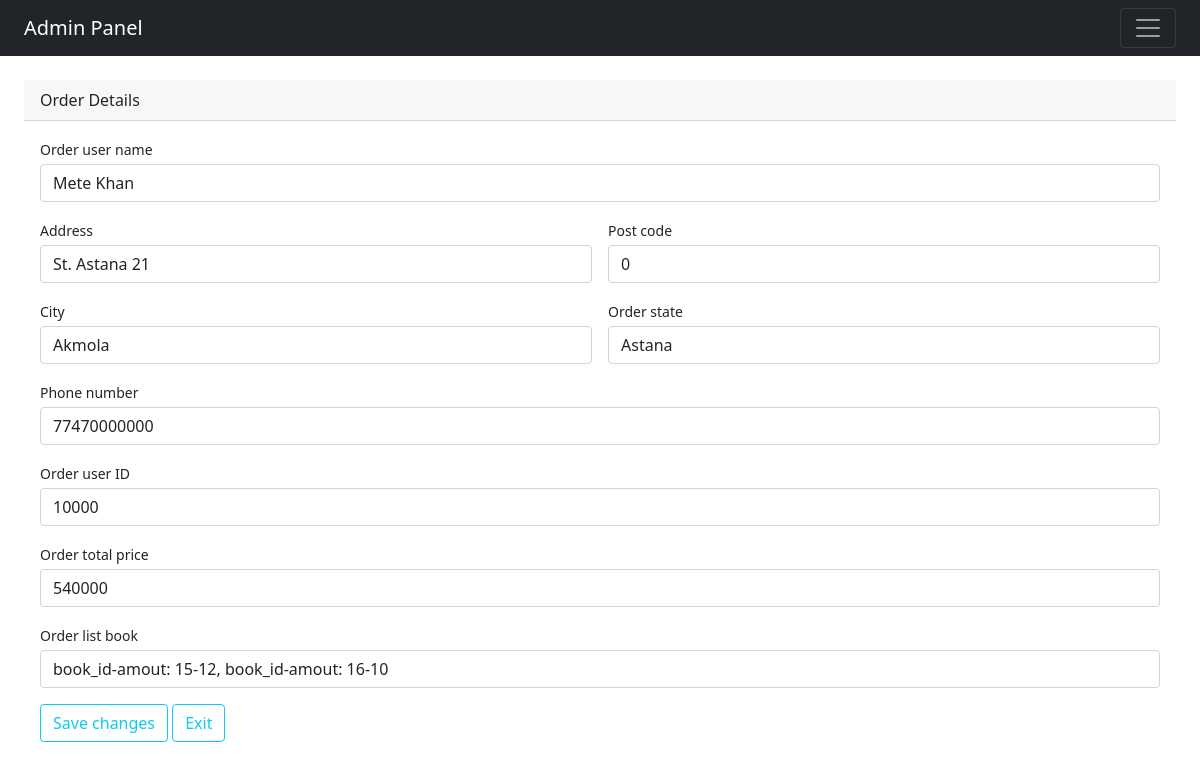
/admin/order_edit.php?id=8 (signed in), run on the app's committed database.
### tables this page shows
CREATE TABLE `order_table` (
  `order_id` int NOT NULL AUTO_INCREMENT,
  `order_name` varchar(30) NOT NULL,
  `order_address` varchar(200) NOT NULL,
  `order_pincode` int NOT NULL,
  `order_city` varchar(30) NOT NULL,
  `order_state` varchar(30) NOT NULL,
  `order_mobile` varchar(15) NOT NULL,
  `order_register_id` int NOT NULL,
  `order_total_price` int NOT NULL,
  `order_list_books` longtext NOT NULL,
  PRIMARY KEY (`order_id`)
);

### admin/functions/process_order_edit_data.php (called while the page is built)
<?php
    $id = $_GET['id'];
    $order_query = "SELECT * FROM `order_table` WHERE `order_id` = '$id'";
    $result = mysqli_query($connection_database, $order_query);
    $order_row = mysqli_fetch_assoc($result);
?>

### admin/order_edit.php (the view, shortened to what this page needs)
<?php
    include("includes/header.php");
    include("../includes/connection.php");
    include("functions/process_order_edit_data.php");
?>
        <div class="container-fluid px-4 mt-4">
            <form action="functions/process_order_edit.php" method="POST" enctype="multipart/form-data">
                <div class=" mb-4">
                    <div class="card-header">Order Details</div>
                        <div class="card-body">
                            <div class="mb-3">
                                <label class="small mb-1">Order user name</label>
                                <input name="order_name" class="form-control" type="text" placeholder="Order user name" value="<?php echo $order_row['order_name']; ?>">
                            </div>
                            <div class="row gx-3 mb-3">
                                <div class="col-md-6">
                                    <label class="small mb-1">Address</label>
                                    <input name="order_address" class="form-control" type="text" placeholder="Address" value="<?php echo $order_row['order_address']; ?>">
                                </div>
                                <div class="col-md-6">
                                    <label class="small mb-1">Post code</label>
                                    <input name="order_pincode" class="form-control" type="text" placeholder="Post code" value="<?php echo $order_row['order_pincode']; ?>">
                                </div>
                            </div>
                            <div class="row gx-3 mb-3">
                                <div class="col-md-6">
                                    <label class="small mb-1">City</label>
                                    <input name="order_city" class="form-control" type="text" placeholder="City" value="<?php echo $order_row['order_city']; ?>">
                                </div>
                                <div class="col-md-6">
                                    <label class="small mb-1">Order state</label>
                                    <input name="order_state" class="form-control" type="text" placeholder="State" value="<?php echo $order_row['order_state']; ?>">
                                </div>
                            </div>
                            <div class="row gx-3 mb-3">
                                <div class="mb-3">
                                    <label class="small mb-1">Phone number</label>
                                    <input name="order_mobile" class="form-control" type="text" placeholder="Phone number" value="<?php echo $order_row['order_mobile']; ?>">
                                </div>
                                <div class="mb-3">
                                    <label class="small mb-1">Order user ID</label>
                                    <input name="order_register_id" class="form-control" type="text" placeholder="Order user ID" value="<?php echo $order_row['order_register_id']; ?>">
                                </div>
                                <div class="mb-3">
                                    <label class="small mb-1">Order total price</label>
                                    <input name="order_total_price" class="form-control" type="text" placeholder="Order total price" value="<?php echo $order_row['order_total_price']; ?>">
                                </div>
                                <div class="mb-3">
                                    <label class="small mb-1">Order list book</label>
                                    <input name="order_list_books" class="form-control" type="text" placeholder="Order list book" value="<?php echo $order_row['order_list_books']; ?>">
                                </div>
                                <div class="row gx-3 mb-3">
                                    <div class="col-md-6">
                                        <button class="btn btn-outline-info" type="submit" value="submit">Save changes</button>
                                        <a class="btn btn-outline-info" href="order_view.php">Exit</a>
                                    </div>
                                </div>
                            </div>
                        </div>
                    </div>
                </div>
<?php
    include("includes/footer.php");
?>

### data on the page
order_table: order_name "Mete Khan", order_address "St. Astana 21", order_pincode "0", order_city "Akmola", order_state "Astana", order_mobile "77470000000", order_register_id "10000", order_total_price "540000", order_list_books "book_id-amout: 15-12, book_id-amout: 16-10"
